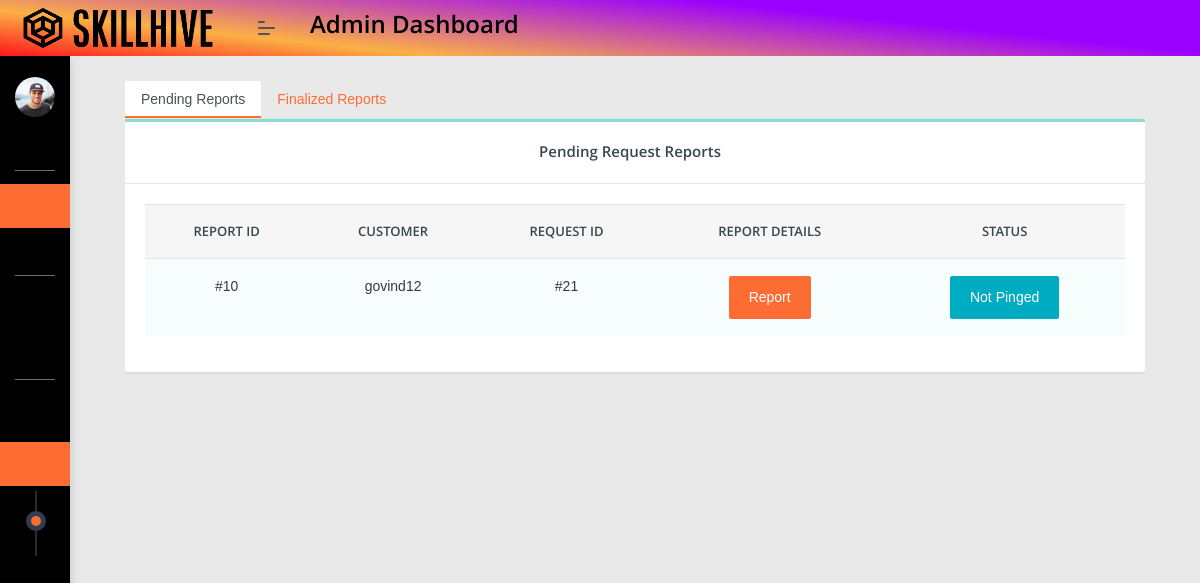
/adm/adm_request_rep_pg/, run on the app's committed database.
### AdminEnd/models.py (models this page shows)
class request_reps_db(models.Model):
    req = models.ForeignKey(hiring_sys_db,on_delete=models.CASCADE,related_name="user_req")
    rep_msg = models.TextField(max_length=300,null=True,blank=True)
    rep_option = models.CharField(max_length=200,null=True,blank=True)
    submitted_on = models.DateTimeField(auto_now_add=True)
    ping_status = models.BooleanField(default=False)
    report_update = models.DateField(null=True,blank=True)
    prof_response = models.TextField(max_length=300,null=True,blank=True)
    prof_resp_status = models.BooleanField(default=False)
    waiver_black = models.CharField(default=None,null=True,blank=True,max_length=20)

### UserFront/models.py (models this page shows)
class hiring_sys_db(models.Model):
    worker = models.ForeignKey(worker_db, on_delete=models.CASCADE, related_name="ord_wrk")
    user = models.ForeignKey(user_reg_db, on_delete=models.CASCADE, related_name="ord_usr")
    o_sub = models.CharField(max_length=100,null=True,blank=True)
    o_desc = models.TextField(max_length=500,null=True,blank=True)
    o_f_date = models.DateField(null=True,blank=True)
    o_l_date = models.DateField(null=True,blank=True)
    o_fixed_date = models.DateField(null=True,blank=True)
    o_status = models.CharField(max_length=50,null=True,blank=True,default="Pending")
    o_town = models.CharField(max_length=50,null=True,blank=True)
    o_district = models.CharField(max_length=50,null=True,blank=True)
    o_completion = models.BooleanField(default=False)
    user_name = models.CharField(max_length=120,null=True,blank=True)
    prof_name = models.CharField(max_length=120,null=True,blank=True)
    created_at = models.DateTimeField(auto_now_add=True)
    completed_on = models.DateField(null=True,blank=True)
    if_reported = models.BooleanField(default=False)

### AdminEnd/views.py (the view)
# urls.py: path('adm_request_rep_pg/',views.adm_report_req_page,name="adm_report_req_pg"),
def adm_report_req_page(x):
    data = hiring_sys_db.objects.all()
    return render(x,"adm_requests_report.html",{'data':data})

### WorkerEnd/context_processors.py (called while the page is built)
def worker_profile_exists(request):
    profile_exists = False
    if 'wr_username' in request.session:
        try:
            worker_profile = worker_db.objects.get(username=request.session['wr_username'])
            profile_exists = True
        except worker_db.DoesNotExist:
            pass
    return {'profile_exists': profile_exists}

### AdminEnd/templates/adm_requests_report.html (shortened to what this page needs)
<!DOCTYPE html>
<html lang="en">
{% extends 'landing.html' %}
{% block content %}
<head>
</head>
<body>
<div class="col-xl-12">
    <div class="container">
        <ul class="nav nav-tabs" id="myTabs">
            <li class="nav-item">
                <a class="nav-link active" id="tab1-tab" data-toggle="tab" href="#tab1">Pending Reports</a>
            </li>
            <li class="nav-item">
                <a class="nav-link" id="tab2-tab" data-toggle="tab" href="#tab2">Finalized Reports</a>
            </li>
        </ul>
        <div class="tab-content">
            <div class="tab-pane fade show active" id="tab1">
                <div class="card">
                    <div class="card-header">
                        <center><h5>Pending Request Reports</h5></center>
                    </div>
                    <div class="card-body table-border-style">
                        <div class="table-responsive">
                            <table class="table table-striped table-hover">
                                <thead>
                                <tr>
                                    <th>Report ID</th>
                                    <th>Customer</th>
                                    <th>Request ID</th>
                                    <th>Report Details</th>
                                    <th>Status</th>
                                </tr>
                                </thead>
                                <tbody>
                                {% for i in data %}
                                {% for k in i.user_req.all %}
                                {% if k.waiver_black is None or k.waiver_black is null %}
                                <tr>
                                    <td>#{{k.id}}</td>
                                    <td>{{i.user_name}}</td>
                                    <td>#{{i.id}}</td>
                                    <td style="text-align:None;">
                                        <button type="button" class="btn btn-primary" data-toggle="modal"
                                                data-target="#f{{k.id}}">
                                            Report
                                        </button>
                                    </td>
                                    <td>
                                        {% if k.ping_status is False %}
                                        <button type="button" class="btn btn-info">Not Pinged</button>
                                        {% endif %}
                                    </td>
                                </tr>
                                {% endif %}
                                {% endfor %}
                                {% endfor %}
                                </tbody>
                            </table>
                        </div>
                    </div>
                </div>
            </div>
        </div>
    </div>
</div>
</body>
{% endblock %}

### AdminEnd/templates/adm_requests_report.html (style rules this page uses)
th { text-align:center; }
td { text-align:center; }

### data on the page
hiring_sys_db: user_name "govind12", id "21"
request_reps_db: id "10", ping_status "Not Pinged"
